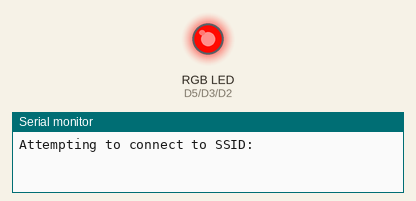
A sketch run on a simulated Arduino Nano 33 IoT. On the bench: an RGB LED mixed from three pins (HIGH = lit), the last lines printed to the serial monitor. WiFi joins after 1.5 s; servers stay silent unless stated.

Above: at 0.1 s.
At 11.6 s:
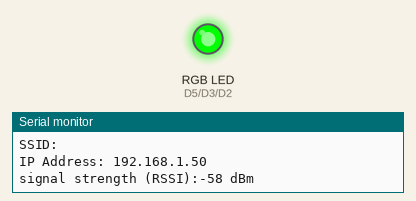
Timing chart, 0 to 13.1 s (numbered marks = the images above):
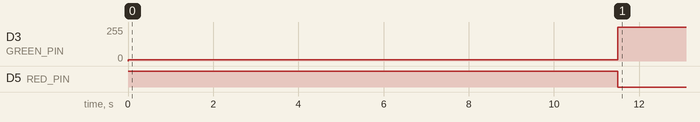

The sketch:

client.ino
```cpp
// Device: Arduino Nano 33 IoT

// libraries
#include <SPI.h>
#include <WiFiNINA.h>

// custom include files
#include "rgbled.h"
#include "secrets.h"

// Wifi parameters
const char ssid[] = WIFI_SSID;
const char pass[] = WIFI_PASS;
int keyIndex = 0; // your network key index number (needed only for WEP)

int status = WL_IDLE_STATUS;
// if you don't want to use DNS (and reduce your sketch size)
// use the numeric IP instead of the name for the server:
// IPAddress server(74,125,232,128);  // numeric IP for Google (no DNS)
// char server[] = "www.google.com";    // name address for Google (using DNS)

// Initialize the Ethernet client library
// with the IP address and port of the server
// that you want to connect to (port 80 is default for HTTP):
WiFiClient client;

void
setup()
{
  // Pin definitions
  pinMode(RED_PIN, OUTPUT);
  pinMode(GREEN_PIN, OUTPUT);
  pinMode(BLUE_PIN, OUTPUT);

  setRBGColor(STATUS_PENDING);
  // Initialize serial and wait for port to open:
  Serial.begin(9600);
  while (!Serial) {
    ; // wait for serial port to connect. Needed for native USB port only
  }

  // check for the WiFi module:
  if (WiFi.status() == WL_NO_MODULE) {
    Serial.println("Communication with WiFi module failed!");
    setRBGColor(STATUS_ERROR);
    // don't continue
    while (true)
      ;
  }

  String fv = WiFi.firmwareVersion();
  if (fv < WIFI_FIRMWARE_LATEST_VERSION) {
    Serial.println("Please upgrade the firmware");
  }

  // attempt to connect to WiFi network:
  while (status != WL_CONNECTED) {
    Serial.print("Attempting to connect to SSID: ");
    Serial.println(ssid);
    // Connect to WPA/WPA2 network. Change this line if using open or WEP
    // network:
    status = WiFi.begin(ssid, pass);

    // wait 10 seconds for connection:
    delay(10000);
  }
  Serial.println("Connected to WiFi");
  setRBGColor(STATUS_OK);
  printWifiStatus();
}

void
loop()
{
  // listen for receiving IR signals
}

void
printWifiStatus()
{
  // print the SSID of the network you're attached to:
  Serial.print("SSID: ");
  Serial.println(WiFi.SSID());

  // print your board's IP address:
  IPAddress ip = WiFi.localIP();
  Serial.print("IP Address: ");
  Serial.println(ip);

  // print the received signal strength:
  long rssi = WiFi.RSSI();
  Serial.print("signal strength (RSSI):");
  Serial.print(rssi);
  Serial.println(" dBm");
}

void
setRBGColor(const char* hexString)
{
  // Get rid of '#' and convert it to long
  long number = strtol(&hexString[1], NULL, 16);

  // Split them up into r, g, b values
  long redValue = number >> 16;
  long greenValue = number >> 8 & 0xFF;
  long blueValue = number & 0xFF;

  analogWrite(RED_PIN, redValue);
  analogWrite(GREEN_PIN, greenValue);
  analogWrite(BLUE_PIN, blueValue);
}
```

rgbled.h
```cpp
// Arduino Nano 33 IoT
#define RED_PIN 5
#define GREEN_PIN 3
#define BLUE_PIN 2

// Colors
#define STATUS_OK "#00ff00"      // green
#define STATUS_ERROR "#ff0000"   // red
#define STATUS_PENDING "#ff0a00" // somewhat orange
```

secrets.h
```cpp
#define WIFI_SSID ""
#define WIFI_PASS ""
```
